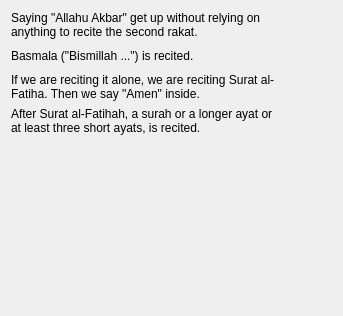
                  <widget class="QWidget" name="qiyam_2_sunnah_fajr_page">
                   <layout class="QVBoxLayout" name="verticalLayout_30">
                    <item>
                     <layout class="QHBoxLayout" name="horizontalLayout_22">
                      <item>
                       <widget class="QLabel" name="takbir_qiyam_2_sunnah_fajr_label">
                        <property name="text">
                         <string>Saying &quot;Allahu Akbar&quot; get up without relying on anything to recite the second rakat.</string>
                        </property>
                        <property name="wordWrap">
                         <bool>true</bool>
                        </property>
                       </widget>
                      </item>
                      <item>
                       <widget class="QPushButton" name="takbir_qiyam_2_sunnah_fajr_pushButton">
                        <property name="sizePolicy">
                         <sizepolicy hsizetype="Fixed" vsizetype="Fixed">
                          <horstretch>0</horstretch>
                          <verstretch>0</verstretch>
                         </sizepolicy>
                        </property>
                        <property name="text">
                         <string/>
                        </property>
                        <property name="icon">
                         <iconset resource="resources.qrc">
                          <normaloff>:/icons/audio.svg</normaloff>:/icons/audio.svg</iconset>
                        </property>
                        <property name="iconSize">
                         <size>
                          <width>48</width>
                          <height>48</height>
                         </size>
                        </property>
                        <property name="flat">
                         <bool>true</bool>
                        </property>
                       </widget>
                      </item>
                     </layout>
                    </item>
                    <item>
                     <layout class="QHBoxLayout" name="horizontalLayout_23">
                      <item>
                       <widget class="QLabel" name="basmala_2_sunnah_fajr_label">
                        <property name="text">
                         <string>Basmala (&quot;Bismillah ...&quot;) is recited.</string>
                        </property>
                        <property name="wordWrap">
                         <bool>true</bool>
                        </property>
                       </widget>
                      </item>
                      <item>
                       <widget class="QPushButton" name="basmala_2_sunnah_fajr_pushButton">
                        <property name="sizePolicy">
                         <sizepolicy hsizetype="Fixed" vsizetype="Fixed">
                          <horstretch>0</horstretch>
                          <verstretch>0</verstretch>
                         </sizepolicy>
                        </property>
                        <property name="text">
                         <string/>
                        </property>
                        <property name="icon">
                         <iconset resource="resources.qrc">
                          <normaloff>:/icons/audio.svg</normaloff>:/icons/audio.svg</iconset>
                        </property>
                        <property name="iconSize">
                         <size>
                          <width>48</width>
                          <height>48</height>
                         </size>
                        </property>
                        <property name="flat">
                         <bool>true</bool>
                        </property>
                       </widget>
                      </item>
                     </layout>
                    </item>
                    <item>
                     <layout class="QHBoxLayout" name="horizontalLayout_24">
                      <item>
                       <widget class="QLabel" name="fatiha_2_sunnah_fajr_label">
                        <property name="text">
                         <string>If we are reciting it alone, we are reciting Surat al-Fatiha. Then we say &quot;Amen&quot; inside.</string>
                        </property>
                        <property name="wordWrap">
                         <bool>true</bool>
                        </property>
                       </widget>
                      </item>
                      <item>
                       <widget class="QPushButton" name="fatiha_2_sunnah_fajr_pushButton">
                        <property name="sizePolicy">
                         <sizepolicy hsizetype="Fixed" vsizetype="Fixed">
                          <horstretch>0</horstretch>
                          <verstretch>0</verstretch>
                         </sizepolicy>
                        </property>
                        <property name="text">
                         <string/>
                        </property>
                        <property name="icon">
                         <iconset resource="resources.qrc">
                          <normaloff>:/icons/audio.svg</normaloff>:/icons/audio.svg</iconset>
                        </property>
                        <property name="iconSize">
                         <size>
                          <width>48</width>
                          <height>48</height>
                         </size>
                        </property>
                        <property name="flat">
                         <bool>true</bool>
                        </property>
                       </widget>
                      </item>
                     </layout>
                    </item>
                    <item>
                     <layout class="QHBoxLayout" name="horizontalLayout_25">
                      <item>
                       <widget class="QLabel" name="ikhlas_sunnah_fajr_label">
                        <property name="text">
                         <string>After Surat al-Fatihah, a surah or a longer ayat or at least three short ayats, is recited.</string>
                        </property>
                        <property name="wordWrap">
                         <bool>true</bool>
                        </property>
                       </widget>
                      </item>
                      <item>
                       <widget class="QPushButton" name="ikhlas_sunnah_fajr_pushButton">
                        <property name="sizePolicy">
                         <sizepolicy hsizetype="Fixed" vsizetype="Fixed">
                          <horstretch>0</horstretch>
                          <verstretch>0</verstretch>
                         </sizepolicy>
                        </property>
                        <property name="text">
                         <string/>
                        </property>
                        <property name="icon">
                         <iconset resource="resources.qrc">
                          <normaloff>:/icons/audio.svg</normaloff>:/icons/audio.svg</iconset>
                        </property>
                        <property name="iconSize">
                         <size>
                          <width>48</width>
                          <height>48</height>
                         </size>
                        </property>
                        <property name="flat">
                         <bool>true</bool>
                        </property>
                       </widget>
                      </item>
                     </layout>
                    </item>
                    <item>
                     <spacer name="verticalSpacer_8">
                      <property name="orientation">
                       <enum>Qt::Vertical</enum>
                      </property>
                      <property name="sizeHint" stdset="0">
                       <size>
                        <width>20</width>
                        <height>170</height>
                       </size>
                      </property>
                     </spacer>
                    </item>
                   </layout>
                  </widget>
